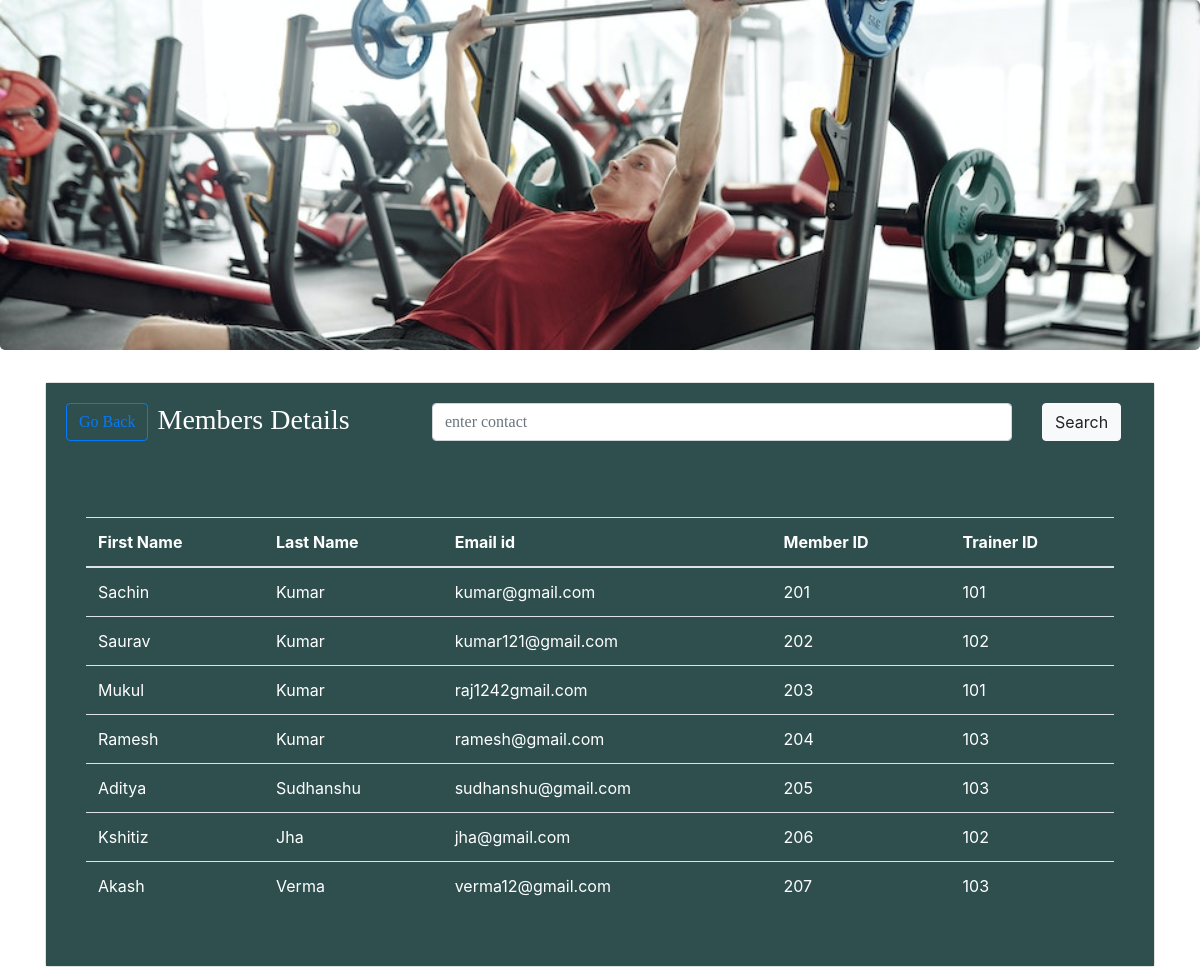
The page /trainer_details.php on the database its author committed.
### tables this page shows
CREATE TABLE `doctorapp` (
  `fname` varchar(40) NOT NULL,
  `lname` varchar(40) NOT NULL,
  `email` varchar(40) NOT NULL,
  `contact` varchar(40) NOT NULL,
  `docapp` varchar(60) NOT NULL
);

### func.php (the view, shortened to what this page needs)
<?php
$con=mysqli_connect("localhost","root","","loginsystem");
function get_patient_details(){
    global $con;
    $query="select * from doctorapp";
    $result=mysqli_query($con,$query);
    while ($row=mysqli_fetch_array($result)){
        $fname=$row ['fname'];
        $lname=$row['lname'];
        $email=$row['email'];
        $contact=$row['contact'];
        $docapp=$row['docapp'];
      echo "<tr>
        <td>$fname</td>
        <td>$lname</td>
        <td>$email</td>
        <td>$contact</td>
        <td>$docapp</td>
        </tr>";
    }
}
?>

### trainer_details.php (shortened to what this page needs)
<!DOCTYPE html>
<?php include("func.php");?>
<html>
<head>
	 <link rel="stylesheet" href="https://maxcdn.bootstrapcdn.com/bootstrap/4.0.0-beta/css/bootstrap.min.css">
</head>
<body>
<div class="jumbotron" style="background: url('pic/1.jpg') no-repeat;background-size: cover;height: 350px;"></div>
 <div class="container">
<div class="card">
     <div class="card-body" style="background-color:darkslategrey;color:#ffffff;">
         <div class="row">
             <div style="font-family: 'Lobster', cursive;" class="col-md-1">
    <a href="admin-panel.php" class="btn btn-outline-primary">Go Back</a>
             </div>
             <div class="col-md-3"><h3 style="font-family: 'Lobster', cursive;" >Members Details</h3></div>
             <div class="col-md-8">
         <form class="form-group" action="trainer_search.php" method="post">
          <div class="row">
   <div style="font-family: 'Lobster', cursive;" class="col-md-10">
    <input type="text" name="search" class="form-control" placeholder="enter contact"></div>
              <div class="col-md-2"><input type="submit" name="patient_search_submit" class="btn btn-light" value="Search"> </div></div>
                 </form></div></div></div>
     <div class="card-body" style="background-color:darkslategrey;color:#ffffff;">
         <div class="card-body">
    <table class="table table-hover">
        <thead>
     <tr>
            <th>First Name</th>
            <th>Last Name</th>
            <th>Email id</th>
            <th>Member ID</th>
            <th>Trainer ID</th>
        </tr>
        </thead>
        <tbody>
          <?php get_patient_details(); ?>
        </tbody>
    </table>
     </div>
    </div>
    </div>
    </div>
    </body>
</html>

### rows shown on the page
doctorapp: fname "Sachin", lname "Kumar", email "kumar@gmail.com", contact "201", docapp "101"
doctorapp: fname "Saurav", lname "Kumar", email "kumar121@gmail.com", contact "202", docapp "102"
doctorapp: fname "Mukul", lname "Kumar", email "raj1242gmail.com", contact "203", docapp "101"
doctorapp: fname "Ramesh", lname "Kumar", email "ramesh@gmail.com", contact "204", docapp "103"
doctorapp: fname "Aditya", lname "Sudhanshu", email "sudhanshu@gmail.com", contact "205", docapp "103"
doctorapp: fname "Kshitiz", lname "Jha", email "jha@gmail.com", contact "206", docapp "102"
doctorapp: fname "Akash", lname "Verma", email "verma12@gmail.com", contact "207", docapp "103"
